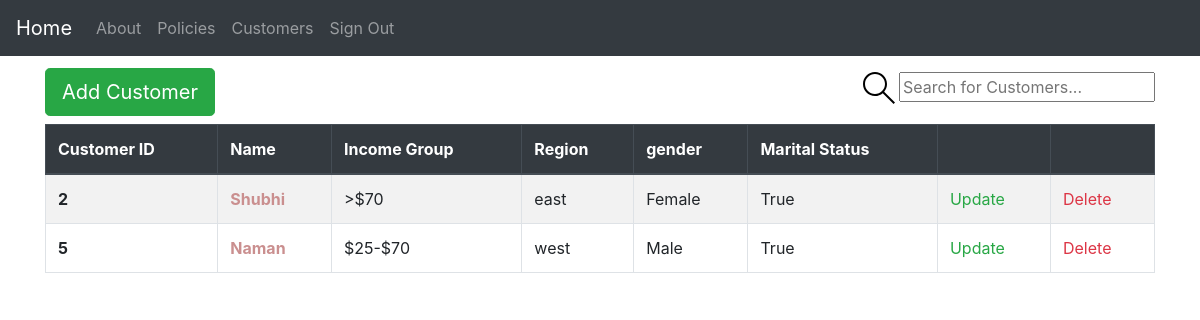
/customers/ (signed in), run on an earlier commit of the app's database.
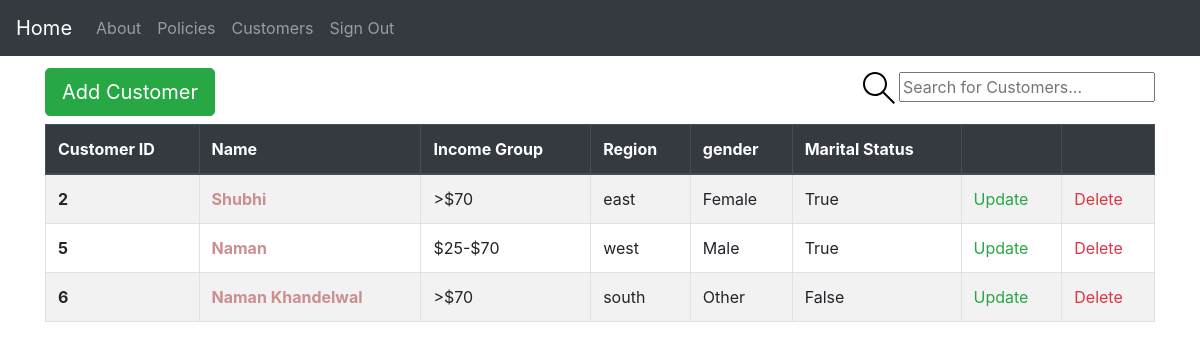
And on a later commit of the database.
### insurance/base/models.py (models this page shows, shortened)
class BaseModel(models.Model):
    created_at = models.DateTimeField(auto_now_add=True)
    updated_at = models.DateTimeField(auto_now=True)
    class Meta:
        abstract = True

class Customer(BaseModel):
    GENDER_CHOICES = (
        ("Male", "Male"),
        ("Female", "Female"),
        ("Other", "Other"),
    )
    INCOME_CHOICES = (
        ("0-25k", "0-$25k"),
        (">$70", ">$70K"),
        ("$25-$70", "$25-$70K"),
    )
    REGION_CHOICES = (
        ("east", "east"),
        ("west", "west"),
        ("south", "south"),
        ("north", "north"),
    )
    name = models.CharField(max_length=50)
    gender = models.CharField(max_length=50, choices=GENDER_CHOICES)
    income_group = models.CharField(max_length=50, choices=INCOME_CHOICES)
    region = models.CharField(max_length=50, choices=REGION_CHOICES)
    marital_status = models.BooleanField(default=False)
    class Meta:
        verbose_name = "Customer"
        verbose_name_plural = "Customers"

### insurance/base/views.py (the view)
# urls.py: path("customers/", view=customer_view, name="customers"),
@login_required(login_url="account_login")
def customer_view(request):
    order_by = request.GET.get("order_by", "created_at")
    q = request.GET.get("q") if request.GET.get("q") is not None else ""
    customers = Customer.objects.filter(
        Q(id__icontains=q) | Q(name__icontains=q)
    ).order_by(order_by)
    context = {"customers": customers}
    return render(request, "customer/customers.html", context)

### insurance/utils/context_processors.py (called while the page is built)
def settings_context(_request):
    return {"DEBUG": settings.DEBUG}

### insurance/templates/customer/customers.html (shortened to what this page needs)
{% extends "base.html" %}
{% block content %}
<div class="header">
  <a href="{% url "base:createCustomer" %}" class="btn btn-success btn-lg my-2" role="button" aria-disabled="true">Add
    Customer</a>
  <form class="header__search" method="GET" action="{% url "base:customers" %}">
    <label>
      <input placeholder="Search for Customers..." name="q" />
    </label>
  </form>
</div>
{% include "customer/customer_table.html" %}
{% endblock content %}

### insurance/templates/customer/customer_table.html (shortened to what this page needs)
<table class="table table-bordered table-striped">
  <thead class="thead-dark">
    <tr>
      <th scope="col"><a href="?order_by=id">Customer ID</a></th>
      <th scope="col"><a href="?order_by=name">Name</a></th>
      <th scope="col"><a href="?order_by=income_group">Income Group</a></th>
      <th scope="col"><a href="?order_by=region">Region</a></th>
      <th scope="col"><a href="?order_by=gender">gender</a></th>
      <th scope="col"><a href="?order_by=marital_status">Marital Status</a></th>
      <th scope="col"></th>
      <th scope="col"></th>
    </tr>
  </thead>
  <tbody>
    {% for customer in customers %}
    <tr>
      <th scope="row">
        {{ customer.id }}
      </th>
      <td class="font-weight-bold">
        <a href="{% url "base:customerDetail" customer.id %}">{{ customer.name }}</a>
      </td>
      <td>{{customer.income_group}}</td>
      <td>{{customer.region}}</td>
      <td>{{customer.gender | title}}</td>
      <td>{{customer.marital_status}}</td>
      <td>
        <a href=" {% url "base:updateCustomer" customer.id %}" class="text-success">Update</a>
      </td>
      <td>
        <a href="{% url "base:deleteCustomer" customer.id %}" class="text-danger">Delete</a>
      </td>
    </tr>
    {% endfor %}
  </tbody>
</table>

What changed in the data, as far as the page shows it:
added Customer: id "6", name "Naman Khandelwal", income_group ">$70", region "south", gender "Other", marital_status "False"
